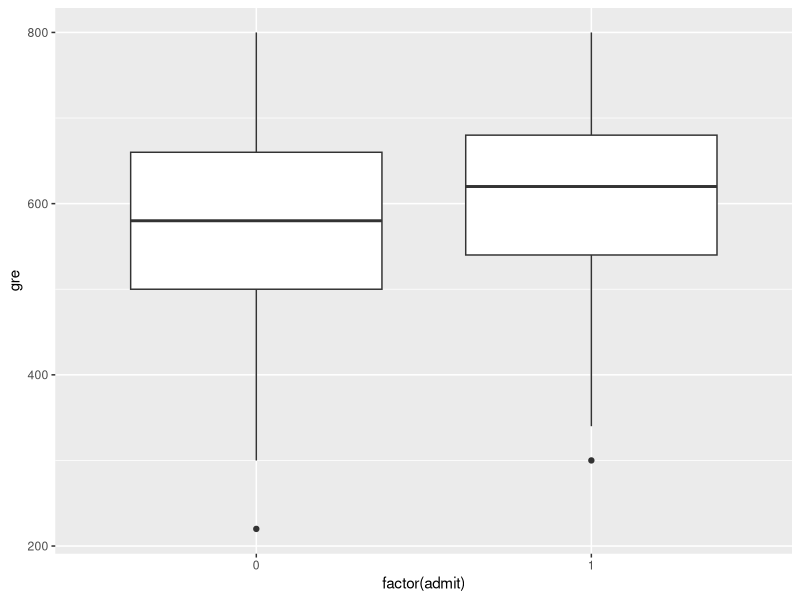
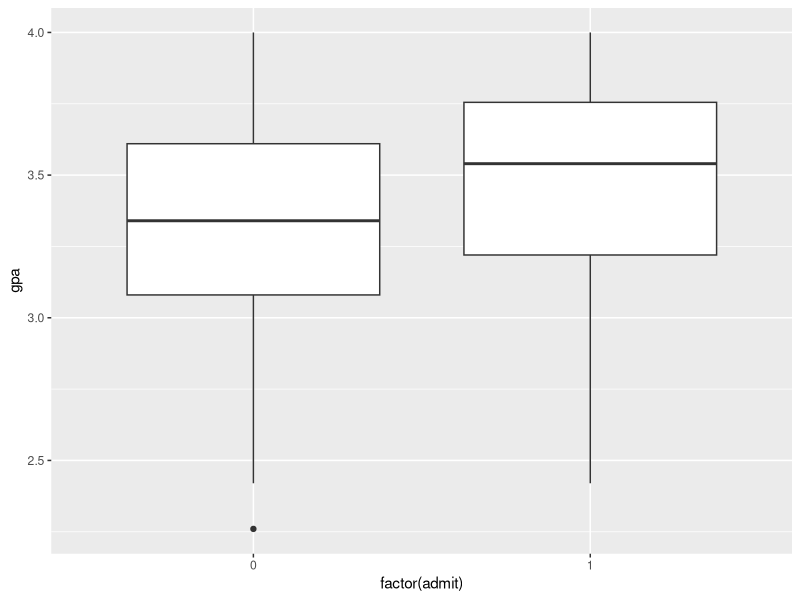

Here is the R script that generated these plots, in order:
# Students dataset analysis

# Need to install ggplot2
# install.packages("ggplot2")

# Chargement de la librairie Ggplot2
library(ggplot2)

# Lecture du fichier csv
students <- read.csv(file = 'dataset/students.csv', sep = ";", header=TRUE)
head(students)

class(students$admit) #integer => need to be a boolean
class(students$gre) #integer
class(students$gpa) #numeric
class(students$rank) #integer


# Nuage de points
# ggplot(students, aes(x=gpa, y=gre)) +
#   geom_point(aes(color = admit, shape = rank)) +
#   theme_minimal()

###-- Boxplot --###

## GRE
ggplot(students) +
  geom_boxplot(aes(factor(admit), gre))
## GPA
ggplot(students) +
  geom_boxplot(aes(factor(admit), gpa))

